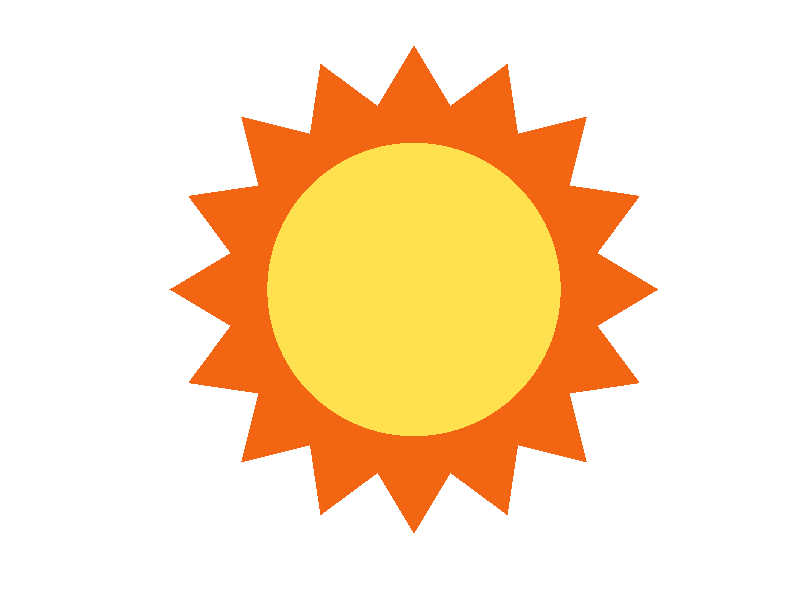

This chart was generated by the following MATLAB code:
R = 1.1;
r = 0.9;

N = 600;
th = linspace(0, 2*pi, N);
circ = [cos(th); sin(th)];


c1 = [242, 101, 19]/255;
c2 = [255, 225, 79]/255;

h = 0.5;
% b = -0.2;
b = 0;
w = 0.3;
sp = 1;
% sp = 1.5;
arrow = [0, w, 0, -w, 0;
    h, b, 0, b, h];

arrowsh = [0; sp] + arrow;

% Nray = 15;
Nray = 16;
G = givens(cos(2*pi/Nray), sin(2*pi/Nray));


figure(1)
clf
hold on
patch(R*cos(th), R*sin(th), c1, 'Edgecolor', 'none')
patch(r*cos(th), r*sin(th), c2, 'Edgecolor', 'none')

for i = 1:Nray

    Gc = G^(i-1);

    arrowc = Gc*arrowsh;

    patch(arrowc(1, :), arrowc(2, :), c1, 'Edgecolor', 'none');

end

axis square
axis off
